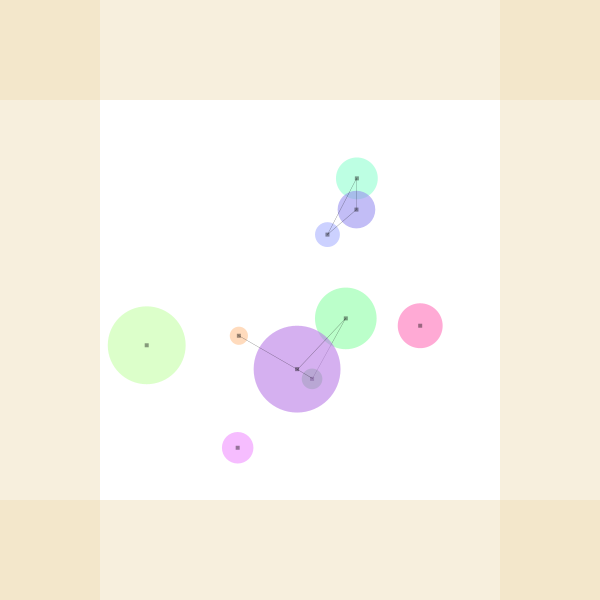
Frame 1 (no input)
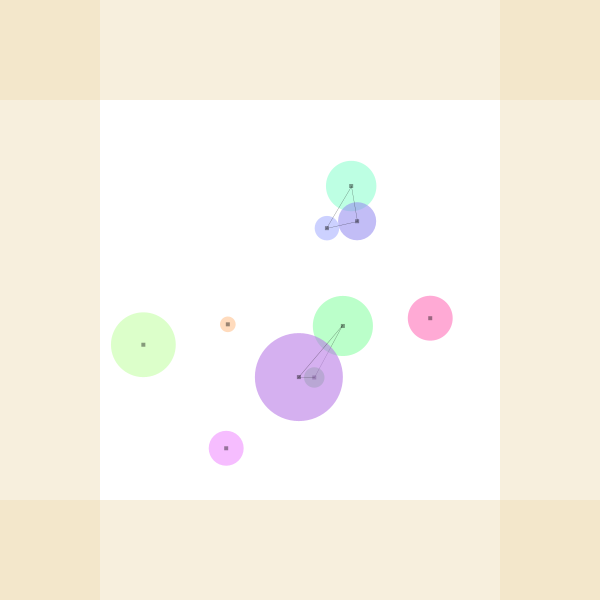
Frame 60 (the mouse pressed at the canvas centre just before this capture)
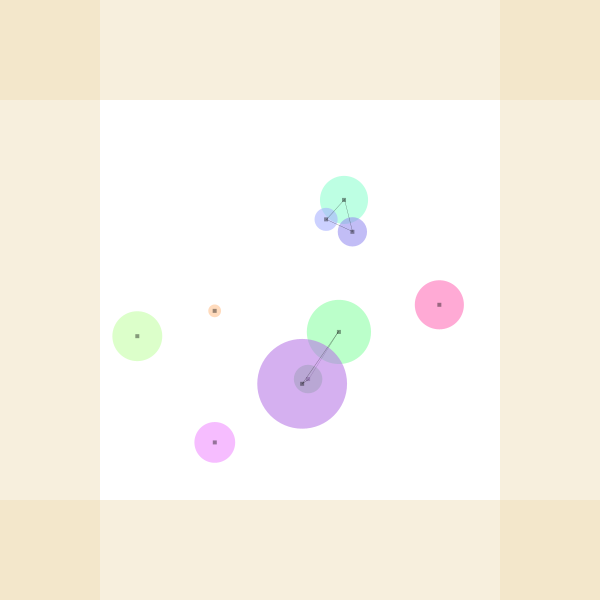
Frame 120 (the mouse held since frame 60 and released just before this capture)

The Processing sketch that drew these frames (run headless with seeded random() and noise(); from frame 60 on, the mouse is pressed at the canvas centre):

// Processing sketch: processing_136189
// ── processing_136189.pde

float[] t=new float[10];
float[] tx=new float[10];
float[] ty=new float[10];
float[] d=new float[10];
float[] r= {
  142, 240, 255, 151, 140, 139, 168, 184, 195, 255
};
float[] g= {
  255, 142, 193, 142, 216, 255, 177, 121, 255, 111
};
float[] b= {
  207, 255, 142, 240, 140, 165, 255, 230, 165, 183
};
void setup() {
  size(600, 600);
  background(255);
  for (int i=0;i<10;i++) {
    t[i]=random(1000);
    tx[i]=random(1000);
    ty[i]=random(1000);
    d[i]=random(60, 150);
  }
  smooth();
}

void draw() {
  background(255);
  float[] nt=new float[10];
  float[] ntx=new float[10];
  float[] nty=new float[10];
  for (int i=0;i<10;i++) {
    nt[i]=noise(t[i]);
    ntx[i]=noise(tx[i]);
    nty[i]=noise(ty[i]);
    t[i]=t[i]+0.003;
    tx[i]=tx[i]+0.0005;
    ty[i]=ty[i]+0.0005;
    rectMode(CENTER);
    fill(r[i], g[i], b[i], 150);
    noStroke();
    ellipse(ntx[i]*width, nty[i]*height, nt[i]*d[i], nt[i]*d[i]);
    fill(0, 100);
    rect(ntx[i]*width, nty[i]*height, 4, 4);
    strokeWeight(0.3);
    stroke(0, 150);
    for (int j=0;j<10;j++) {
      if (sqrt((nty[j]-nty[i])*(nty[j]-nty[i])+(ntx[j]-ntx[i])*(ntx[j]-ntx[i]))<0.12) {
        line(ntx[i]*width, nty[i]*height, ntx[j]*width, nty[j]*height);
      }
    }
  }
  rectMode(CORNER);
  noStroke();
  fill(237, 220, 182, 120);
  rect(0, 0, width, 100);
  rect(0, 0, 100, height);
  rect(width-100, 0, 100, height);
  rect(0, height-100, width, 100);
}
